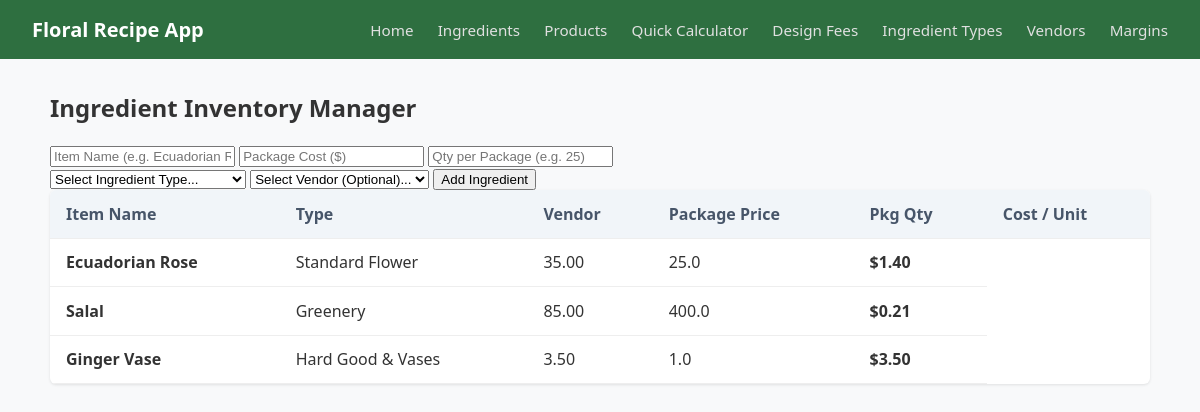
/ingredients, run on the app's committed database.
### models.py (models this page shows, shortened)
class Ingredient(db.Model):
    __tablename__ = 'ingredients'
    id = db.Column(db.Integer, primary_key=True)
    name = db.Column(db.String(100), nullable=False)
    cost_per_pkg = db.Column(db.Float, nullable=False)
    qty_per_pkg = db.Column(db.Float, nullable=False)
    ingredient_type_id = db.Column(db.Integer, db.ForeignKey('ingredient_types.id'), nullable=False)
    vendor_id = db.Column(db.Integer, db.ForeignKey('vendors.id'), nullable=True)

class IngredientType(db.Model):
    __tablename__ = 'ingredient_types'
    id = db.Column(db.Integer, primary_key=True)
    name = db.Column(db.String(50), nullable=False, unique=True) # e.g. Flower, Filler, Supply
    markup = db.Column(db.Float, default=4.0) # Multiplier
    ingredients = db.relationship('Ingredient', backref='type_info', lazy=True)

### app.py (the view, shortened to what this page needs)
@app.route('/ingredients', methods=['GET', 'POST'])
def ingredients():
    all_ingredients = models.Ingredient.query.all()
    all_types = models.Ingredient.query.all()
    all_vendors = models.Vendor.query.all()
    return render_template(
        'ingredients.html',
        ingredients=all_ingredients,
        types=all_types,
        vendors=all_vendors
    )

### templates/ingredients.html (shortened to what this page needs)
{% extends 'base.html' %}
{% block content %}
<h2>Ingredient Inventory Manager</h2>
<form method="POST" class="form-stacked">
    <div class="form-row">
        <input type="text" name="name" placeholder="Item Name (e.g. Ecuadorian Rose)" required>
        <input type="number" step="0.01" name="cost_per_pkg" placeholder="Package Cost ($)" required>
        <input type="number" step="0.1" name="qty_per_pkg" placeholder="Qty per Package (e.g. 25)" required>
    </div>
    <div class="form-row">
        <select name="ingredient_type_id" required>
            <option value="" disabled selected>Select Ingredient Type...</option>
        </select>
        <select name="vendor_id">
            <option value="">Select Vendor (Optional)...</option>
        </select>
        <button type="submit">Add Ingredient</button>
    </div>
</form>
<table class="data-table">
    <thead>
        <tr>
            <th>Item Name</th>
            <th>Type</th>
            <th>Vendor</th>
            <th>Package Price</th>
            <th>Pkg Qty</th>
            <th>Cost / Unit</th>
        </tr>
    </thead>
    <tbody>
        {% for item in ingredients %}
        <tr>
            <td><strong>{{ item.name }}</strong></td>
            <td>{{ item.type_info.name if item.type_info else 'N/A' }}</td>
            <td>{{ "%.2f"|format(item.cost_per_pkg) }}</td>
            <td>{{ item.qty_per_pkg }}</td>
            <td><strong>${{ "%.2f"|format(item.cost_per_pkg / item.qty_per_pkg) }}</strong></td>
        </tr>
        {% else %}
        <tr><td colspan="6">No ingredients found in inventory. Add one above!</td></tr>
        {% endfor %}
    </tbody>
</table>
{% endblock %}

### static/css/main.css (style rules this page uses)
body { font-family: 'Segoe UI', 'Segoe UI', Tahoma, Geneva, Verdana, sans-serif; background-color: #f8f9fa; color: #333333; margin: 0; padding: 0; }
.data-table { width: 100%; border-collapse: collapse; background: white; border-radius: 6px; overflow: hidden; box-shadow: 0 1px 3px rgba(0, 0, 0, 0.1); }
.data-table th, .data-table td { padding: 0.8rem 1rem; text-align: left; border-bottom: 1px solid #eee; }
.data-table th { background-color: #f1f5f9; color: #475569; }

### data on the page
Ingredient: name "Ecuadorian Rose", type_info "Standard Flower", cost_per_pkg "35.00", qty_per_pkg "25.0", item.cost_per_pkg/item.qty_per_pkg "1.40"
Ingredient: name "Salal", type_info "Greenery", cost_per_pkg "85.00", qty_per_pkg "400.0", item.cost_per_pkg/item.qty_per_pkg "0.21"
Ingredient: name "Ginger Vase", type_info "Hard Good & Vases", cost_per_pkg "3.50", qty_per_pkg "1.0", item.cost_per_pkg/item.qty_per_pkg "3.50"
